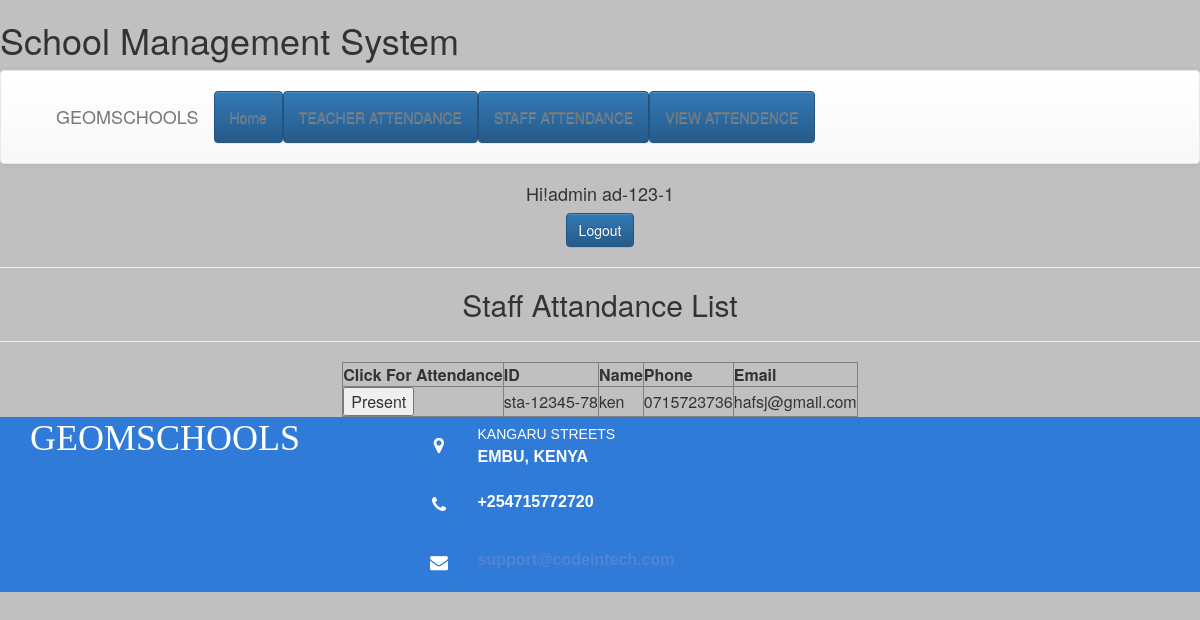
The page /module/admin/staffAttendance.php (signed in) on the database its author committed.
### tables this page shows
CREATE TABLE `staff` (
  `id` varchar(20) NOT NULL,
  `name` varchar(20) NOT NULL,
  `password` varchar(20) NOT NULL,
  `phone` varchar(20) NOT NULL,
  `email` varchar(20) NOT NULL,
  `sex` varchar(7) NOT NULL,
  `dob` date NOT NULL,
  `hiredate` date NOT NULL,
  `address` varchar(30) NOT NULL,
  `salary` double NOT NULL
);

### module/admin/main.php (called while the page is built, shortened)
<?php
include('../../service/mysqlcon.php');
$check=$_SESSION['login_id'];
$session=mysqli_query($con,"SELECT name  FROM admin WHERE id='$check'");
$row=mysqli_fetch_array($session);
$login_session = $loged_user_name = $row['name'];
?>

### module/admin/staffAttendance.php (the view, shortened to what this page needs)
<?php
include_once('main.php');
include_once('../../service/mysqlcon.php');
$sql = "SELECT * FROM staff where id not in (select attendedid from attendance where date=CURDATE())";
$res= mysqli_query($con,$sql);
$string = "";
while($row = mysqli_fetch_array($res)){
    $string .= "<form action='attendStaff.php' method='post'>".
    "<tr><td><input type='submit' name='submit' value='Present'></td>".
    '<input type="hidden" value="'.$row['id'].'" name="id" />'.
    '<td>'.$row['id'].'</td><td>'.$row['name'].
    '</td><td>'.$row['phone'].'</td><td>'.$row['email'].'</td></tr></form>';
}
?>
<html>
    <head>
		     <link rel="stylesheet" type="text/css" href="../../assets/bootstrap/css/bootstrap.min.css">
            <link rel="stylesheet" type="text/css" href="../../source/CSS/style.css">
            <link rel="stylesheet" type="text/css" href="../../assets/css/Footer.css">
            <link rel="stylesheet" type="text/css" href="../../assets/css/Header.css">
            <link rel="stylesheet" type="text/css" href="../../assets/fonts/font-awesome.min.css">
		</head>
    <body style="background-color: silver">
			  <div class="header"><h1>School Management System</h1></div>
             <nav class="navbar navbar-default custom-header">
        <div class="container-fluid">
           <div class="navbar-header">
                 <a class="navbar-brand" href="#">GEOMSCHOOLS</a>
            </div>
            <div class="collapse navbar-collapse" id="mynavbar">
                <ul class="nav navbar-nav ">
                   <li> <a class ="btn btn-primary" href="index.php">Home</a></li>
                               <li><a class ="btn btn-primary" href="teacherAttendance.php">TEACHER ATTENDANCE</a></li>
                               <li> <a class ="btn btn-primary" href="staffAttendance.php">STAFF ATTENDANCE</a></li>
                               <li> <a class ="btn btn-primary" href="viewAttendance.php">VIEW ATTENDENCE</a></li>
                </ul>
            </div>
        </div>
    </nav>
							<div align="center">
								<h4>Hi!admin <?php echo $check." ";?></h4>
								<a class ="btn btn-primary" href="logout.php" onmouseover="changemouseover(this);" onmouseout="changemouseout(this,'<?php echo ucfirst($loged_user_name);?>');"><?php echo "Logout";?></a>
						</div>
			  <hr/>
        <center>
            <h2>Staff Attandance List</h2><hr/>
              <table border="1">
                <tr>
                    <th>Click For Attendance</th>
                    <th>ID</th>
                    <th>Name</th>
                    <th>Phone</th>
                    <th>Email</th>
                </tr>
                <?php echo $string;?>
              </table>
        </center>
        <footer><?php include('../../footer.php' )?></footer>
		</body>
</html>

### assets/css/Footer.css (style rules this page uses)
footer { background-color:#307bd7; width:100%; text-align:left; font:bold 16px sans-serif; bottom:0; color:#fff; }

### assets/css/Header.css (style rules this page uses)
.custom-header { background:#307bd7; padding:20px 40px; box-sizing:border-box; border:0; border-radius:0; }

### rows shown on the page
staff: id "sta-12345-78", name "ken", phone "0715723736", email "hafsj@gmail.com"

### other values the page prints
$check "ad-123-1"
